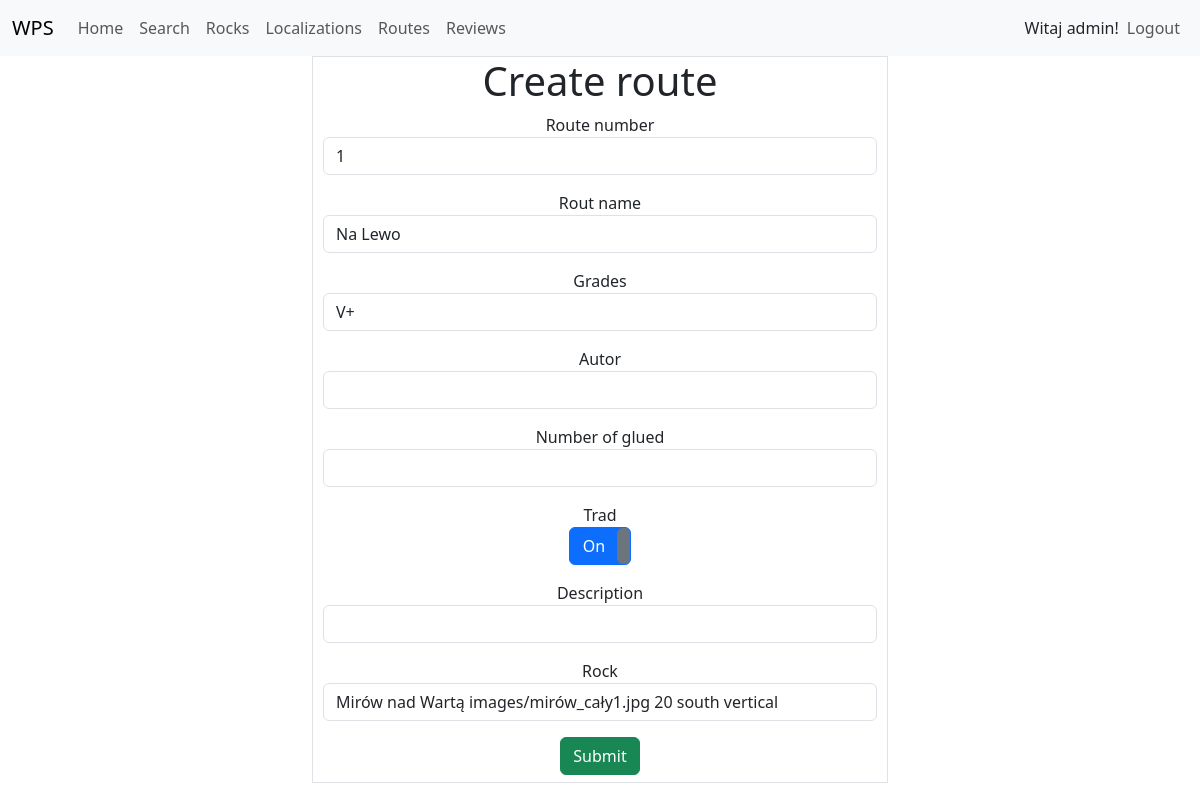
/update_route/3 (signed in), run on the app's committed database.
### climbing_website/models.py (models this page shows, shortened)
class Route(models.Model):
    route_number = models.IntegerField()
    rout_name = models.CharField(max_length=100)
    grades = models.CharField(max_length=5)
    autor = models.CharField(max_length=100, null=True, blank=True)
    number_of_glued = models.IntegerField(null=True, blank=True)
    trad = models.BooleanField()
    description = models.CharField(max_length=250, null=True, blank=True)
    rock = models.ForeignKey(Rock, on_delete=CASCADE, related_name="routes")

### climbing_website/views_admin.py (the view)
# urls.py: path("update_route/<int:pk>", views_admin.UpdateRouteView.as_view(), name="update_route"),
@admin_required
class UpdateRouteView(LoginRequiredMixin, UpdateView):
    form_class = RouteForm
    model = Route
    template_name = "climbing_website/create_route.html"
    success_url = reverse_lazy("routes")

### climbing_website/forms.py
class RouteForm(ModelForm):
    class Meta:
        model = Route
        fields = "__all__"
    def __init__(self, *args, **kwargs):
        super().__init__(*args, **kwargs)
        for visible in self.visible_fields():
            if visible.field.widget.input_type != 'checkbox':
                visible.field.widget.attrs['class'] = 'form-control'
            else:
                visible.field.widget.attrs["data-toggle"] = "toggle"

### climbing_website/models.py (called while the page is built)
    def __str__(self):
        return self.name

    def __str__(self):
        return self.name

    def __str__(self):
        return f"{self.rock_name} {self.photo_map} {self.height} {self.insolation} {self.formation}\n"

### climbing_website/templates/climbing_website/create_route.html (shortened to what this page needs)
{% extends "climbing_website/base.html" %}
{% block content %}
<div class="container" style="max-width: 50%;">
    <div class="text-center border">
        <h1>Create route</h1>
        <form method="POST">
            {% for field in form %}
            <div style="padding-left: 10px;padding-right:10px">
                <div>{{ field.label }}</div>
                {{ field }}
            </div>
            {% endfor %}
            <div style="margin:7px">
                <button type="submit" class="btn btn-success">Submit</button>
            </div>
        </form>
    </div>
</div>
{% endblock %}

### climbing_website/templates/climbing_website/base.html (shortened to what this page needs)
<!DOCTYPE html>
<html lang="en">
<head>
    <link href="https://cdn.jsdelivr.net/npm/bootstrap@5.3.0-alpha1/dist/css/bootstrap.min.css" rel="stylesheet"
>
    {% load static %}
    <link rel="stylesheet" href="{% static 'climbing_website/style.css' %}">
    <link rel="stylesheet" href="{% static 'climbing_website/comment.css' %}">
    <link href="https://maxcdn.bootstrapcdn.com/font-awesome/4.3.0/css/font-awesome.min.css" rel="stylesheet">
    <link rel="stylesheet" href="https://cdn.jsdelivr.net/npm/bootstrap-icons@1.10.3/font/bootstrap-icons.css">
    <link href="{% static 'climbing_website/bootstrap-toggle.min.css.css' %}" rel="stylesheet">
</head>
<body>
<nav class="navbar navbar-expand-lg bg-body-tertiary">
    <div class="container-fluid">
        <a class="navbar-brand" href="/">WPS</a>
        <div class="collapse navbar-collapse" id="navbarSupportedContent">
            <ul class="navbar-nav me-auto mb-2 mb-lg-0">
                {% if user.is_authenticated %}
                <li class="nav-item">
                    <a class="nav-link" aria-current="page" href="{% url 'home' %}">Home</a>
                </li>
                <li class="nav-item">
                    <a class="nav-link" aria-current="page" href="{% url 'search' %}">Search</a>
                </li>
                <li class="nav-item">
                    <a class="nav-link" aria-current="page" href="{% url 'rocks' %}">Rocks</a>
                </li>
                {% if user.is_superuser %}
                <li class="nav-item">
                    <a class="nav-link" aria-current="page" href="{% url 'localizations' %}">Localizations</a>
                </li>
                <li class="nav-item">
                    <a class="nav-link" aria-current="page" href="{% url 'routes' %}">Routes</a>
                </li>
                <li class="nav-item">
                    <a class="nav-link" aria-current="page" href="{% url 'reviews' %}">Reviews</a>
                </li>
                {% endif %}
                {% endif %}
            </ul>
            <div class="d-flex">
                <ul class="navbar-nav me-auto mb-2 mb-lg-0">
                    {% if user.is_authenticated %}
                    <li class="nav-item d-flex align-items-sm-center">
                        <span>Witaj {{user.username}}!</span>
                    </li>
                    <li class="nav-item">
                        <a class="nav-link" aria-current="page" href="{% url 'logout' %}">Logout</a>
                    </li>
                    {% endif %}
                </ul>
            </div>
        </div>
    </div>
</nav>
<div style="height: 100%;max-height: 100vh;">
    {% block content %}{% endblock %}
</div>
</body>
</html>

### climbing_website/static/climbing_website/style.css (style rules this page uses)
body { max-height: 100vh; height: 100vh; }
html { max-height: 100vh; }

### data on the page
Route: form "1" "Na Lewo" "V+" "Mirów nad Wartą images/mirów_cały1.jpg 20 south vertical"

### other printed values
{{ user.username }} "admin"
{{ field.label }} "Route number" "Rout name" "Grades" "Autor" "Number of glued" "Trad" "Description" "Rock"
